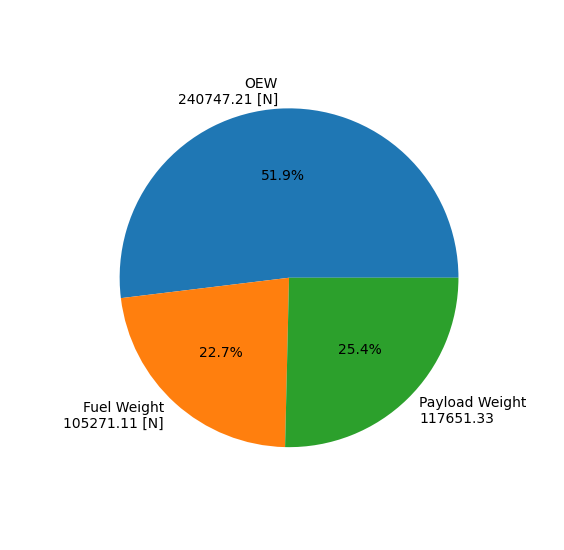

Write Python code to recreate this figure.
import fokker_100 as f100
import constants as c
import matplotlib.pyplot as plt


OEW = f100.EMPTY_WEIGHT*c.G
Fuel = f100.FUEL_CAPACITY*c.G
Payload = f100.MAX_PAYLOAD*c.G
MTOW = f100.MTOW*c.G
sizes = [OEW, Fuel, Payload]


labels = [f'OEW\n{OEW:.2f} [N]', f"Fuel Weight\n{Fuel:.2f} [N]", f"Payload Weight\n{Payload:.2f}"]


fig, ax = plt.subplots()
ax.pie(sizes, labels=labels, autopct='%1.1f%%')
plt.show()
